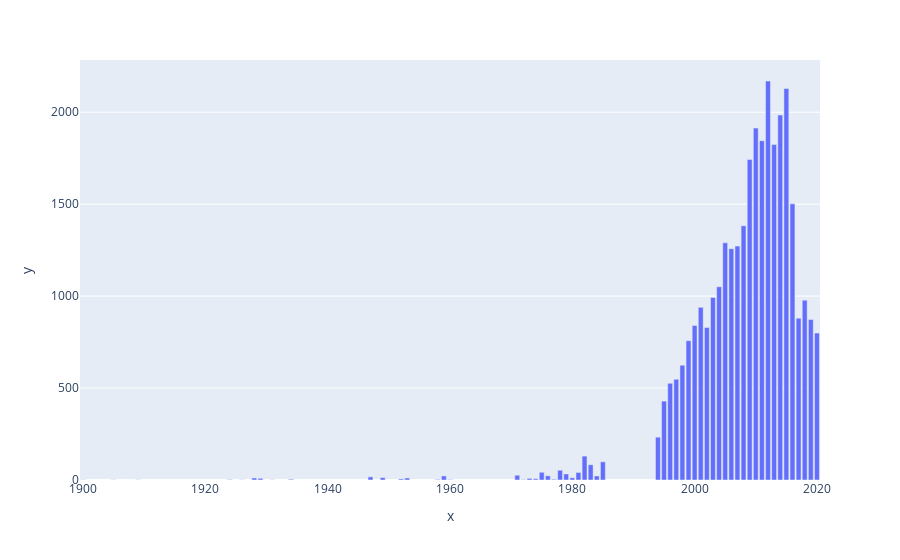

Notebook source saved alongside this figure:
### Code cell
fig = new_df['vintage'].plot.bar(x=years, y=count_of_vintage)
fig.show()

### Figure 1 — Plotly figure (JSON) as saved in the notebook; plotly's stock layout.template omitted (floating-point values rounded to 4 significant figures)
{"data": [{"alignmentgroup": "True", "hovertemplate": "x=%{x}<br>y=%{y}<extra></extra>", "legendgroup": "", "marker": {"color": "#636efa"}, "name": "", "offsetgroup": "", "orientation": "v", "showlegend": false, "textposition": "auto", "type": "bar", "x": [1900, 1905, 1909, 1924, 1926, 1928, 1929, 1931, 1934, 1947, 1949, 1952, 1953, 1958, 1959, 1960, 1971, 1972, 1973, 1974, 1975, 1976, 1977, 1978, 1979, 1980, 1981, 1982, 1983, 1984, 1985, 1994, 1995, 1996, 1997, 1998, 1999, 2000, 2001, 2002, 2003, 2004, 2005, 2006, 2007, 2008, 2009, 2010, 2011, 2012, 2013, 2014, 2015, 2016, 2017, 2018, 2019, 2020], "xaxis": "x", "y": [1, 1, 1, 2, 1, 11, 9, 1, 4, 17, 13, 6, 11, 3, 22, 2, 26, 2, 9, 7, 42, 23, 4, 53, 33, 12, 41, 130, 83, 22, 99, 233, 429, 526, 548, 624, 758, 840, 939, 830, 993, 1051, 1290, 1258, 1272, 1383, 1743, 1914, 1845, 2170, 1824, 1985, 2129, 1502, 880, 978, 873, 799], "yaxis": "y"}], "layout": {"barmode": "relative", "legend": {"tracegroupgap": 0}, "margin": {"t": 60}, "xaxis": {"anchor": "y", "domain": [0, 1], "title": {"text": "x"}}, "yaxis": {"anchor": "x", "domain": [0, 1], "title": {"text": "y"}}}}
